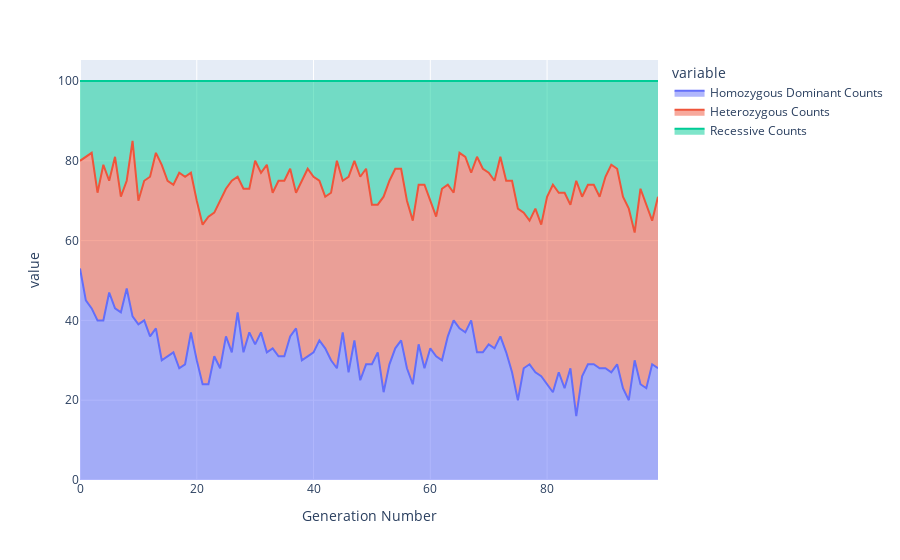

The code cell stored with this chart in its notebook:
### Code cell
fig = px.area(area_plot_df, x='Generation Number', y=['Homozygous Dominant Counts','Heterozygous Counts', 'Recessive Counts'])
fig.show()

### Figure 1 — Plotly figure (JSON) as saved in the notebook; plotly's stock layout.template omitted (floating-point values rounded to 4 significant figures)
{"data": [{"fillpattern": {"shape": ""}, "hovertemplate": "variable=Homozygous Dominant Counts<br>Generation Number=%{x}<br>value=%{y}<extra></extra>", "legendgroup": "Homozygous Dominant Counts", "line": {"color": "#636efa"}, "marker": {"symbol": "circle"}, "mode": "lines", "name": "Homozygous Dominant Counts", "orientation": "v", "showlegend": true, "stackgroup": "1", "type": "scatter", "x": [0, 1, 2, 3, 4, 5, 6, 7, 8, 9, 10, 11, 12, 13, 14, 15, 16, 17, 18, 19, 20, 21, 22, 23, 24, 25, 26, 27, 28, 29, 30, 31, 32, 33, 34, 35, 36, 37, 38, 39, 40, 41, 42, 43, 44, 45, 46, 47, 48, 49, 50, 51, 52, 53, 54, 55, 56, 57, 58, 59, 60, 61, 62, 63, 64, 65, 66, 67, 68, 69, 70, 71, 72, 73, 74, 75, 76, 77, 78, 79, 80, 81, 82, 83, 84, 85, 86, 87, 88, 89, 90, 91, 92, 93, 94, 95, 96, 97, 98, 99], "xaxis": "x", "y": [53, 45, 43, 40, 40, 47, 43, 42, 48, 41, 39, 40, 36, 38, 30, 31, 32, 28, 29, 37, 30, 24, 24, 31, 28, 36, 32, 42, 32, 37, 34, 37, 32, 33, 31, 31, 36, 38, 30, 31, 32, 35, 33, 30, 28, 37, 27, 35, 25, 29, 29, 32, 22, 29, 33, 35, 28, 24, 34, 28, 33, 31, 30, 36, 40, 38, 37, 40, 32, 32, 34, 33, 36, 32, 27, 20, 28, 29, 27, 26, 24, 22, 27, 23, 28, 16, 26, 29, 29, 28, 28, 27, 29, 23, 20, 30, 24, 23, 29, 28], "yaxis": "y"}, {"fillpattern": {"shape": ""}, "hovertemplate": "variable=Heterozygous Counts<br>Generation Number=%{x}<br>value=%{y}<extra></extra>", "legendgroup": "Heterozygous Counts", "line": {"color": "#EF553B"}, "marker": {"symbol": "circle"}, "mode": "lines", "name": "Heterozygous Counts", "orientation": "v", "showlegend": true, "stackgroup": "1", "type": "scatter", "x": [0, 1, 2, 3, 4, 5, 6, 7, 8, 9, 10, 11, 12, 13, 14, 15, 16, 17, 18, 19, 20, 21, 22, 23, 24, 25, 26, 27, 28, 29, 30, 31, 32, 33, 34, 35, 36, 37, 38, 39, 40, 41, 42, 43, 44, 45, 46, 47, 48, 49, 50, 51, 52, 53, 54, 55, 56, 57, 58, 59, 60, 61, 62, 63, 64, 65, 66, 67, 68, 69, 70, 71, 72, 73, 74, 75, 76, 77, 78, 79, 80, 81, 82, 83, 84, 85, 86, 87, 88, 89, 90, 91, 92, 93, 94, 95, 96, 97, 98, 99], "xaxis": "x", "y": [27, 36, 39, 32, 39, 28, 38, 29, 27, 44, 31, 35, 40, 44, 49, 44, 42, 49, 47, 40, 40, 40, 42, 36, 42, 37, 43, 34, 41, 36, 46, 40, 47, 39, 44, 44, 42, 34, 45, 47, 44, 40, 38, 42, 52, 38, 49, 45, 51, 49, 40, 37, 49, 46, 45, 43, 42, 41, 40, 46, 37, 35, 43, 38, 32, 44, 44, 37, 49, 46, 43, 42, 45, 43, 48, 48, 39, 36, 41, 38, 47, 52, 45, 49, 41, 59, 45, 45, 45, 43, 48, 52, 49, 48, 48, 32, 49, 46, 36, 43], "yaxis": "y"}, {"fillpattern": {"shape": ""}, "hovertemplate": "variable=Recessive Counts<br>Generation Number=%{x}<br>value=%{y}<extra></extra>", "legendgroup": "Recessive Counts", "line": {"color": "#00cc96"}, "marker": {"symbol": "circle"}, "mode": "lines", "name": "Recessive Counts", "orientation": "v", "showlegend": true, "stackgroup": "1", "type": "scatter", "x": [0, 1, 2, 3, 4, 5, 6, 7, 8, 9, 10, 11, 12, 13, 14, 15, 16, 17, 18, 19, 20, 21, 22, 23, 24, 25, 26, 27, 28, 29, 30, 31, 32, 33, 34, 35, 36, 37, 38, 39, 40, 41, 42, 43, 44, 45, 46, 47, 48, 49, 50, 51, 52, 53, 54, 55, 56, 57, 58, 59, 60, 61, 62, 63, 64, 65, 66, 67, 68, 69, 70, 71, 72, 73, 74, 75, 76, 77, 78, 79, 80, 81, 82, 83, 84, 85, 86, 87, 88, 89, 90, 91, 92, 93, 94, 95, 96, 97, 98, 99], "xaxis": "x", "y": [20, 19, 18, 28, 21, 25, 19, 29, 25, 15, 30, 25, 24, 18, 21, 25, 26, 23, 24, 23, 30, 36, 34, 33, 30, 27, 25, 24, 27, 27, 20, 23, 21, 28, 25, 25, 22, 28, 25, 22, 24, 25, 29, 28, 20, 25, 24, 20, 24, 22, 31, 31, 29, 25, 22, 22, 30, 35, 26, 26, 30, 34, 27, 26, 28, 18, 19, 23, 19, 22, 23, 25, 19, 25, 25, 32, 33, 35, 32, 36, 29, 26, 28, 28, 31, 25, 29, 26, 26, 29, 24, 21, 22, 29, 32, 38, 27, 31, 35, 29], "yaxis": "y"}], "layout": {"legend": {"title": {"text": "variable"}, "tracegroupgap": 0}, "margin": {"t": 60}, "xaxis": {"anchor": "y", "domain": [0, 1], "title": {"text": "Generation Number"}}, "yaxis": {"anchor": "x", "domain": [0, 1], "title": {"text": "value"}}}}
